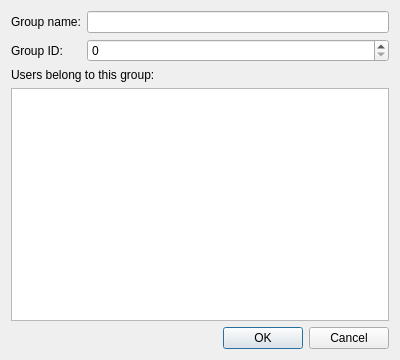
<?xml version="1.0" encoding="UTF-8"?>
<ui version="4.0">
 <class>GroupDialog</class>
 <widget class="QDialog" name="GroupDialog">
  <property name="geometry">
   <rect>
    <x>0</x>
    <y>0</y>
    <width>400</width>
    <height>360</height>
   </rect>
  </property>
  <property name="windowTitle">
   <string>Group Settings</string>
  </property>
  <layout class="QFormLayout" name="formLayout">
   <item row="0" column="0">
    <widget class="QLabel" name="label">
     <property name="text">
      <string>Group name:</string>
     </property>
    </widget>
   </item>
   <item row="0" column="1">
    <widget class="QLineEdit" name="groupName"/>
   </item>
   <item row="1" column="1">
    <widget class="QSpinBox" name="gid">
     <property name="maximum">
      <number>32768</number>
     </property>
    </widget>
   </item>
   <item row="1" column="0">
    <widget class="QLabel" name="label_2">
     <property name="text">
      <string>Group ID:</string>
     </property>
    </widget>
   </item>
   <item row="2" column="0" colspan="2">
    <widget class="QLabel" name="label_3">
     <property name="text">
      <string>Users belong to this group:</string>
     </property>
    </widget>
   </item>
   <item row="3" column="0" colspan="2">
    <widget class="QListWidget" name="listWidget">
     <property name="sizePolicy">
      <sizepolicy hsizetype="Expanding" vsizetype="Expanding">
       <horstretch>0</horstretch>
       <verstretch>1</verstretch>
      </sizepolicy>
     </property>
    </widget>
   </item>
   <item row="4" column="0" colspan="2">
    <widget class="QDialogButtonBox" name="buttonBox">
     <property name="orientation">
      <enum>Qt::Horizontal</enum>
     </property>
     <property name="standardButtons">
      <set>QDialogButtonBox::Cancel|QDialogButtonBox::Ok</set>
     </property>
    </widget>
   </item>
  </layout>
 </widget>
 <resources/>
 <connections>
  <connection>
   <sender>buttonBox</sender>
   <signal>accepted()</signal>
   <receiver>GroupDialog</receiver>
   <slot>accept()</slot>
   <hints>
    <hint type="sourcelabel">
     <x>248</x>
     <y>254</y>
    </hint>
    <hint type="destinationlabel">
     <x>157</x>
     <y>274</y>
    </hint>
   </hints>
  </connection>
  <connection>
   <sender>buttonBox</sender>
   <signal>rejected()</signal>
   <receiver>GroupDialog</receiver>
   <slot>reject()</slot>
   <hints>
    <hint type="sourcelabel">
     <x>316</x>
     <y>260</y>
    </hint>
    <hint type="destinationlabel">
     <x>286</x>
     <y>274</y>
    </hint>
   </hints>
  </connection>
 </connections>
</ui>
